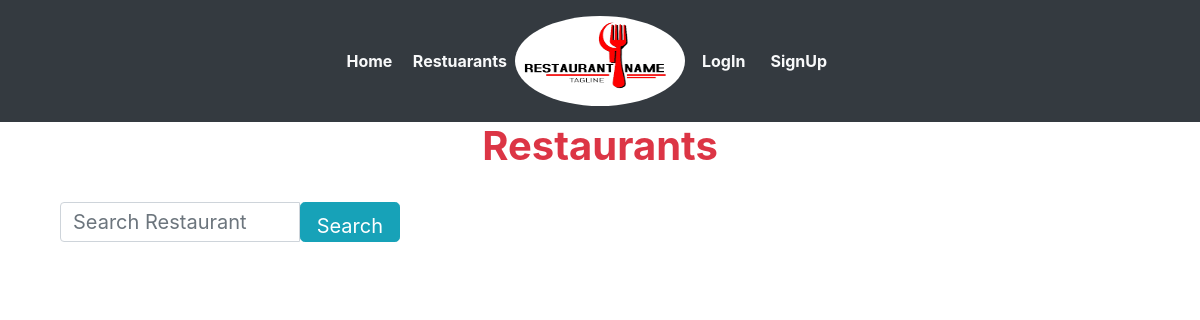
The page /restaurant/ on the database as committed earlier.
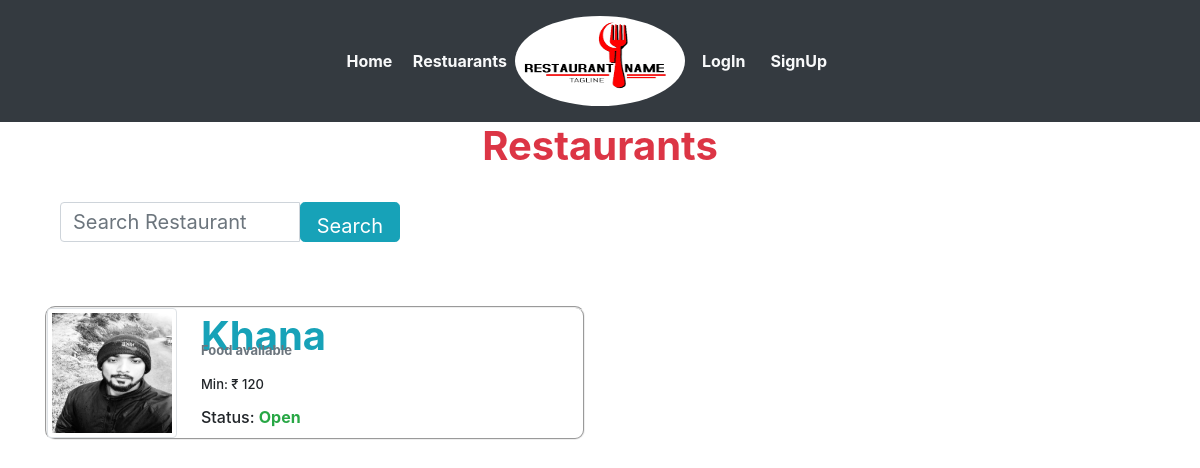
The same page on the database as committed later.
### basicapp/models.py (models this page shows, shortened)
class Restaurant(models.Model):
	user        = models.OneToOneField(settings.AUTH_USER_MODEL,on_delete=models.CASCADE)
	rname 		= models.CharField(max_length=100,blank=False)
	info	 	= models.CharField(max_length=40,blank=False)
	min_ord		= models.CharField(max_length=5,blank=False)
	location    = models.CharField(max_length=40,blank=False)
	r_logo      = models.FileField(blank=True)
	REST_STATE_OPEN    = "Open"
	REST_STATE_CLOSE   = "Closed"
	REST_STATE_CHOICES =(
			(REST_STATE_OPEN,REST_STATE_OPEN),
			(REST_STATE_CLOSE,REST_STATE_CLOSE)
		)
	status 	= models.CharField(max_length=50,choices=REST_STATE_CHOICES,default=REST_STATE_OPEN,blank=False)
	approved = models.BooleanField(blank=False,default=True)

### basicapp/views.py (the view)
# urls.py: path('restaurant/',views.restuarent,name='restuarant'),
def restuarent(request):
	r_object = Restaurant.objects.all()
	query 	= request.GET.get('q')
	if query:
		r_object=Restaurant.objects.filter(Q(rname__icontains=query)).distinct()
		return render(request,'basicapp/restaurents.html',{'r_object':r_object})
	return render(request,'basicapp/restaurents.html',{'r_object':r_object})

### basicapp/templates/basicapp/restaurents.html (shortened to what this page needs)
{% extends 'basicapp/base.html'%}
{% block body %}
<div class="container-fluid">
        <h1 class="text-center text-danger"><strong>Restaurants</strong></h1>
</div>
<br>
<div class="container">
    <div class="col-sm-4 col-sm-offset-3">
      <form class="form-horizontal" role="search" method="get" action=''>
         <div class="form-group ">
         <div class="input-group">
            <input type="text" class="form-control input-lg " name="q" value="{{ request.GET.q }}" placeholder= "Search Restaurant " style="height: 40px; width: 50%; font-size: 20px;" />
            <span class='input-group-btn'>
             <button class='btn btn-info btn-lg'style="height:40px; font-size: 20px;" type='submit'>Search
             </button>
         </span>
        </div>
     </div>
   </form>
 </div>
</div>
<br>
<br>
	<div class="container">
		<div class="row">
		{% for rest in r_object %}
        <div class="col-xs-7 col-md-6">
      <div class="thumbnail">
   		   <div class="media mb-2 ml-8" style="border-radius: 10px; border-style: groove; border-width: 2px;">
        <a href="{% url 'menu' rest.id %}" class="pull-left ">
            <img src="{{rest.r_logo.url}}" class="img-thumbnail img-responsive " style="height: 130px; width: 130px;">
        </a>
        <div class="media-body pl-4">
          <a href="{% url 'menu' rest.id %}" style="text-decoration: none !important;"><h1 class="media-heading text-info mt-1" style="height: 20px;"><strong>{{rest.rname}}</strong></h1></a>
            <h6 class="text-secondary"><font size="2"><strong>{{rest.info}}</strong></font></h6>
            <h4><font size="2">Min: &#x20b9; {{rest.min_ord}}</font></h4>
          	<h5><font size="3">Status: <strong class="text-success">{{rest.status}}</strong></font></h5>
        </div>
    </div>
  </div>
</div>
{% endfor%}
</div>
</div>
{% endblock %}

Rows that differ between the two databases and show on the page:
added Restaurant: r_logo (picture), rname "Khana", info "Food available", min_ord "120", status "Open"
